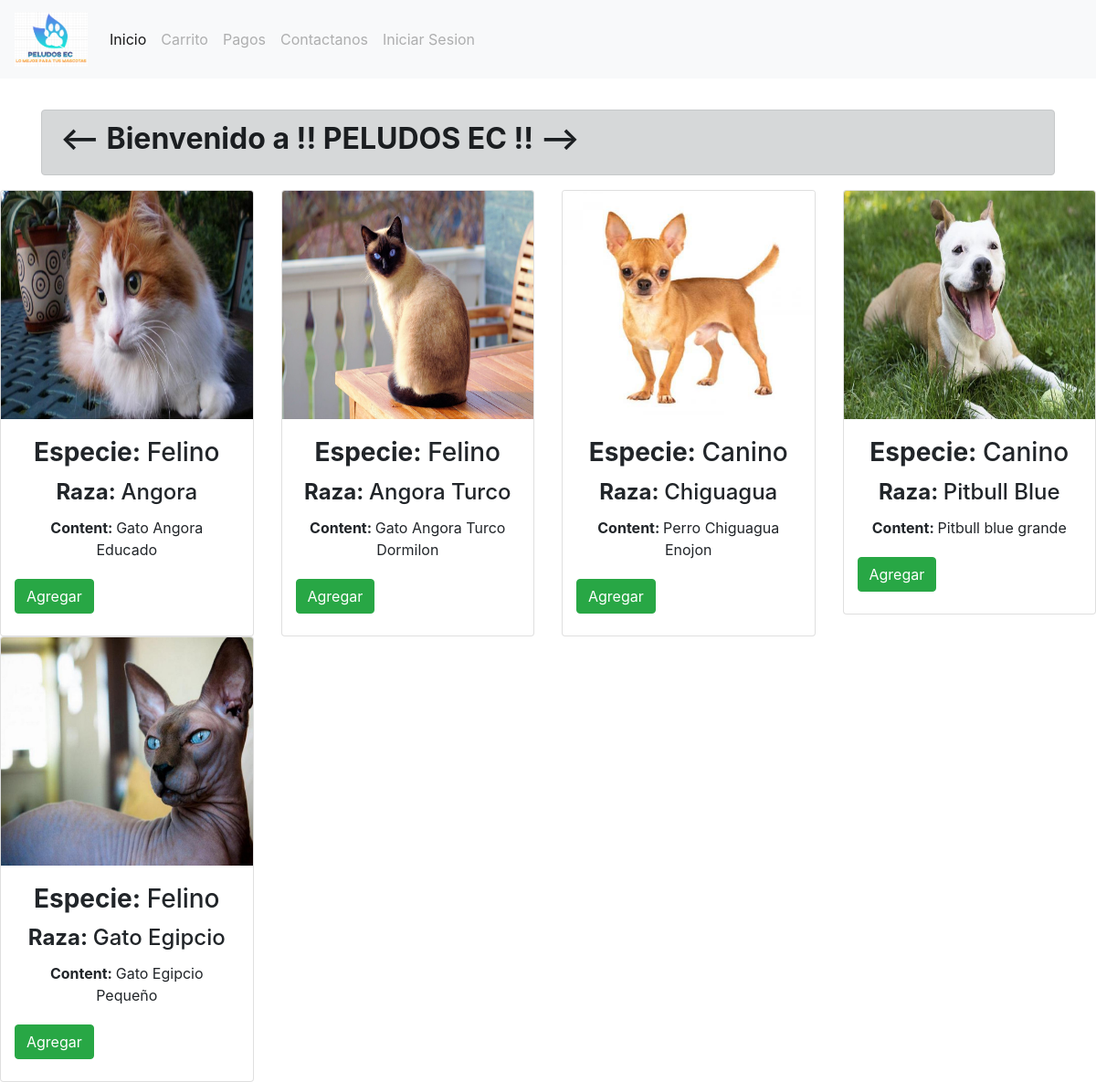
The page / on the database its author committed.
### tables this page shows
CREATE TABLE `mascota` (
  `id` int(11) NOT NULL,
  `especie` varchar(200) NOT NULL,
  `raza` varchar(200) NOT NULL,
  `detalle` varchar(200) NOT NULL,
  `fechaNacimeinto` date NOT NULL,
  `estado` enum('1','0') DEFAULT NULL,
  `rutaFoto` varchar(200) DEFAULT NULL,
  `precio` float(10,2) DEFAULT NULL
);

### index.php (the view, shortened to what this page needs)
<?php
    $usuario = $_SESSION['usuario'];
    require 'config/conexion.php';
    $query = "select cliNombre as nombre from clientes WHERE cliUsuario = '$usuario'";
    $consulta = mysqli_query($db,$query);
    $array = mysqli_fetch_array($consulta);
?>
<!DOCTYPE html>
<html lang="en">
<head>
    <link rel="stylesheet" href="https://stackpath.bootstrapcdn.com/bootstrap/4.1.3/css/bootstrap.min.css">
</head>
<body background="https://image.freepik.com/vector-gratis/perro-gato-pug-hueso-espinas-pescado-huellas-pata-fondo-vector-patron-transparente-bola_7688-21.jpg">
    <nav class="navbar navbar-expand-lg navbar-light bg-light fixed-top">
        <a class="navbar-brand"><img src="img/logo.png" style="height: 60px ; width: 80px;"></a>
        <div id="my-nav" class="collapse navbar-collapse">
            <ul class="navbar-nav mr-auto">
                <li class="nav-item active">
                    <a class="nav-link" href="#">Inicio <span class="sr-only">(current)</span></a>
                </li>
                <li class="nav-item">
                    <a class="nav-link disabled" href="php/Carrito.php" tabindex="-1" aria-disabled="true">Carrito</a>
                </li>
                <li class="nav-item">
                    <a class="nav-link disabled" href="#" tabindex="-1" aria-disabled="true">Pagos</a>
                </li>
                <li class="nav-item">
                    <a class="nav-link disabled" href="#" tabindex="-1" aria-disabled="true">Contactanos</a>
                </li>
                <li class="nav-item">
                    <a class="nav-link disabled" href="php/login.php" tabindex="-1" aria-disabled="true">Iniciar Sesion</a>
                </li>
            </ul>
        </div>
    </nav>
    <br><br><br><br><br>
    <div class="container">
        <div class="alert alert-dark">
            <marquee>
            <h2><b><-- Bienvenido a !! PELUDOS EC !! <?php echo $array['nombre'];?> --></b></h2>
            </marquee>
        </div>
    </div>
    <div class="row">
        <?php
            $consulta = $db->query("select * from mascota");
            if($consulta->num_rows > 0){
                while($row = $consulta->fetch_assoc()){
        ?>
        <div class="col-3" >
            <div class="card">
                <img class="card-img-top" src="<?php echo$row["rutaFoto"] ?>" alt="img" height="250px;">
                <div class="card-body">
                <center>
                    <h3 class="card-title"><strong>Especie: </strong><?php echo$row["especie"] ?></h3>
                    <h4 class="card-title"><strong>Raza: </strong><?php echo$row["raza"] ?></h4>
                    <p class="card-text"><strong>Content: </strong><?php echo$row["detalle"] ?></p>
                </center>
                </div>
                <div class="col-1" >
                <a class="btn btn-success" href="php/solicitarPedido.php?action=addItem&id=<?php echo $row['id'] ?>">Agregar</a>
                </div>
                <br>
            </div>
        </div>
        <?php
                }
            }else{
                echo"<h1><center><b>No existen resultados</b></center></h1>";
            }
        ?>
    </div>
</body>
</html>

### rows shown on the page
mascota: rutaFoto (picture), especie "Felino", raza "Angora", detalle "Gato Angora Educado"
mascota: rutaFoto (picture), especie "Felino", raza "Angora Turco", detalle "Gato Angora Turco Dormilon"
mascota: rutaFoto (picture), especie "Canino", raza "Chiguagua", detalle "Perro Chiguagua Enojon"
mascota: rutaFoto (picture), especie "Canino", raza "Pitbull Blue", detalle "Pitbull blue grande"
mascota: rutaFoto (picture), especie "Felino", raza "Gato Egipcio", detalle "Gato Egipcio Pequeño"
